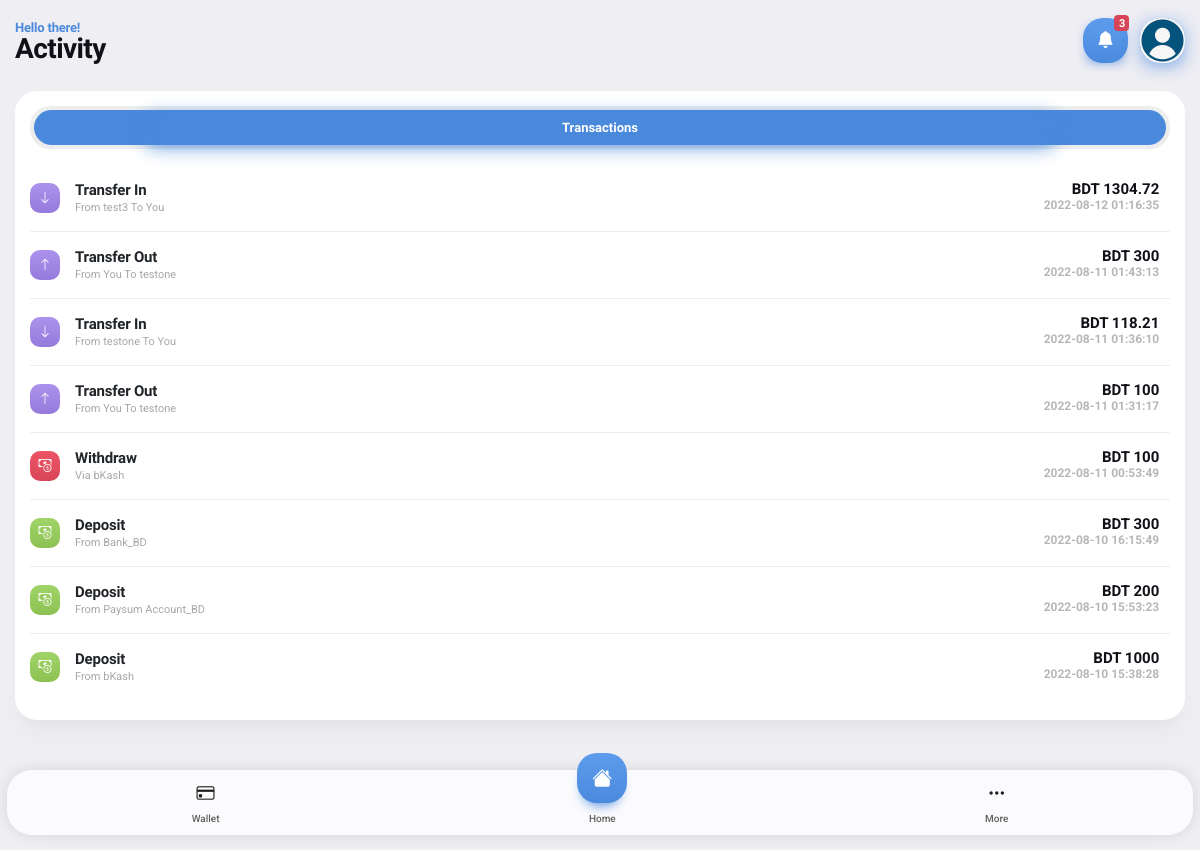
Page /activity.php (signed in) on the committed database.
### tables this page shows
CREATE TABLE `transactions` (
  `transaction_id` int(11) NOT NULL,
  `transaction_type` enum('deposit','transfer','withdraw') NOT NULL COMMENT 'deposit, withdraw, transfer',
  `transaction_hash` varchar(500) DEFAULT NULL,
  `transaction_signature` varchar(500) DEFAULT NULL,
  `from_customer_id` int(11) NOT NULL,
  `to_customer_id` int(11) NOT NULL,
  `transaction_amount` int(11) NOT NULL,
  `transaction_amount_type` varchar(20) NOT NULL,
  `transaction_from_country_id` int(11) NOT NULL,
  `transaction_to_country_id` int(11) NOT NULL,
  `transaction_charge` int(11) NOT NULL,
  `transaction_date_time` datetime NOT NULL
);

CREATE TABLE `customers` (
  `customer_id` int(11) NOT NULL,
  `customer_name` varchar(100) DEFAULT NULL,
  `customer_dob` date DEFAULT NULL,
  `customer_phone` varchar(50) DEFAULT NULL,
  `customer_gender` varchar(10) DEFAULT NULL,
  `customer_address` varchar(256) DEFAULT NULL,
  `customer_country_id` int(10) DEFAULT NULL,
  `customer_email` varchar(100) NOT NULL,
  `customer_username` varchar(50) NOT NULL,
  `customer_password` varchar(300) NOT NULL,
  `registration_datetime` datetime NOT NULL
);

CREATE TABLE `accounts` (
  `account_id` int(11) NOT NULL,
  `country_id` int(11) NOT NULL,
  `account_name` varchar(20) NOT NULL
);

### inc/config.inc.php (called while the page is built, shortened)
<?php
function connectDB()
{
	$conn = new mysqli(DB_SERVER, DB_USERNAME, DB_PASSWORD, DB_NAME);
	return $conn;
}
function getRates($file='inc/rates.json')
{
	$json = file_get_contents($file);
	$json_data = json_decode($json,true);
	$rates = $json_data['rates'];
	return $rates;
}
function convertRate($amount, $currencyType, $convertTo='USD')
{
	$rates = getRates();
	$currencyTypeAmount = $rates[$currencyType];
	return ["amount"=> round((($amount / $currencyTypeAmount)*$rates[$convertTo]), 2), "type"=>$convertTo];
}
function getUserData($searchValue, $search_type='customer_id')
{
	if ($searchValue) {
		$conn = connectDB();
		$q1 = "SELECT * FROM customers WHERE ".$search_type."=?";
		$stmt1 = $conn->prepare($q1);
		if ($search_type=='customer_id') {
			$stmt1->bind_param('i',$searchValue);
		}else{
			$stmt1->bind_param('s',$searchValue);
		}
		$stmt1->execute();
		$result1 = $stmt1->get_result();
			$datas = $result1->fetch_assoc();
			$whiteListed = [
				'customer_id' => $datas['customer_id'],
				'customer_email' => $datas['customer_email'],
				'customer_name' => $datas['customer_name'],
				'customer_phone' => $datas['customer_phone'],
				'customer_username' => $datas['customer_username'],
				'customer_country_id' => $datas['customer_country_id'],
			];
			return $whiteListed;
	}
	return false;
}
function getCountryData($country_id)
{
	$conn = connectDB();
	$q1 = "SELECT * FROM country WHERE country_id=? ";
	$stmt1 = $conn->prepare($q1);
	$stmt1->bind_param('i',$country_id);
	$stmt1->execute();
	$result1 = $stmt1->get_result();
	$datas = $result1->fetch_assoc();
	return $datas;
}
function getAccountByAccountId($accountId)
{
	$conn = connectDB();
	$q1 = "SELECT * FROM accounts WHERE account_id=? ";
	$stmt1 = $conn->prepare($q1);
	$stmt1->bind_param('i',$accountId);
	$stmt1->execute();
	$result1 = $stmt1->get_result();
	$datas = $result1->fetch_assoc();
	return $datas;
}
function getTransactions($customerId, $limit=null, $transaction_id = null){
	$conn = connectDB();
	$transactions = [];
	$q1 = "SELECT * FROM transactions WHERE from_customer_id='$customerId' OR to_customer_id='$customerId' ORDER BY transaction_date_time DESC";
	$result1 = $conn->query($q1);
	if ($result1->num_rows > 0) {
		while($row1 = $result1->fetch_assoc()) {
				$transactions[]=$row1;
		}
	}
	return $transactions;
}

### activity.php (the view, shortened to what this page needs)
<?php
require_once 'inc/config.inc.php';
$customer_id = $_SESSION['userData']['customer_id'];
$customerData = getUserData($customer_id);
$countryData = getCountryData($customerData['customer_country_id']);
$transactions = getTransactions($customerData['customer_id']);
?>
<?php require_once 'inc/header.inc.php'; ?>
    <?php require_once 'inc/footer_bar.inc.php'; ?>
    <div class="page-content footer-clear">
        <?php require_once 'inc/page_title.inc.php'; ?>
        <div class="card card-style">
            <div class="content">
                <div class="tabs tabs-pill" id="tab-group-2">
                    <div class="tab-controls rounded-m p-1 overflow-visible">
                        <a class="font-13 rounded-m shadow-bg shadow-bg-s" data-bs-toggle="collapse" href="#tab-4" aria-expanded="true">Transactions</a>
                    </div>
                    <div class="collapse show" id="tab-4" data-bs-parent="#tab-group-2">
                        <div class="list-group list-custom list-group-m list-group-flush rounded-xs">
                            <?php
                            foreach ($transactions as $transaction) {
                                if ($transaction['transaction_type']=="deposit" && $transaction['to_customer_id']==$customer_id) {
                            ?>
                            <a href="#" class="list-group-item">
                                <i class="has-bg gradient-green color-white rounded-xs bi bi-cash-coin"></i>
                                <div><strong>Deposit</strong><span> From <?=getAccountByAccountId($transaction['from_customer_id'])['account_name']?></span> </div>
                                <span class="badge bg-transparent color-theme text-end font-15">
                                   <?=$transaction['transaction_amount_type']?> <?=$transaction['transaction_amount']?> <br>
                                   <em class="fst-normal font-12 opacity-30"><?=$transaction['transaction_date_time']?></em>
                                </span>
                            </a>
                            <?php }else if ($transaction['transaction_type']=="withdraw" && $transaction['from_customer_id']==$customer_id) { ?>
                                <a href="#" class="list-group-item">
                                    <i class="has-bg gradient-red color-white rounded-xs bi bi-cash-coin"></i>
                                    <div><strong>Withdraw</strong><span> Via <?=getAccountByAccountId($transaction['to_customer_id'])['account_name']?></span> </div>
                                    <span class="badge bg-transparent color-theme text-end font-15">
                                       <?=$transaction['transaction_amount_type']?> <?=$transaction['transaction_amount']?> <br>
                                       <em class="fst-normal font-12 opacity-30"><?=$transaction['transaction_date_time']?></em>
                                    </span>
                                </a>
                           <?php }else if ($transaction['transaction_type']=="transfer") {
                            $from = "";
                            $to = "";
                            $suffix = "";
                            $iconClass = "bi-suffle";
                            $transactionAmountType = $transaction['transaction_amount_type'];
                            $transactionAmount = $transaction['transaction_amount'];
                            if ($transaction['from_customer_id']==$customer_id) {
                                $from = "You";
                                $to = getUserData($transaction['to_customer_id'])['customer_username'];
                                $suffix = "Out";
                                $iconClass = "bi-arrow-up";
                            }else{
                                $from = getUserData($transaction['from_customer_id'])['customer_username'];
                                $to = "You";
                                $suffix = "In";
                                $iconClass = "bi-arrow-down";
                                if ($transaction['transaction_amount_type']!= $countryData['country_currency']) {
                                    $convertedTransaction = convertRate($transactionAmount, $transactionAmountType, $countryData['country_currency']);
                                    $transactionAmountType = $convertedTransaction['type'];
                                    $transactionAmount = $convertedTransaction['amount'];
                                }
                            }
                            ?>
                                <a href="#" class="list-group-item">
                                    <i class="has-bg gradient-magenta color-white rounded-xs bi <?=$iconClass?>"></i>
                                    <div><strong>Transfer <?=$suffix?></strong><span> From <?=$from?> To <?=$to?> </span> </div>
                                    <span class="badge bg-transparent color-theme text-end font-15">
                                       <?=$transactionAmountType?> <?=$transactionAmount?> <br>
                                       <em class="fst-normal font-12 opacity-30"><?=$transaction['transaction_date_time']?></em>
                                    </span>
                                </a>
                           <?php } ?>
                        <?php } ?>
                        </div>
                    </div>
                </div>
            </div>
        </div>
    </div>
</div>
</body>

### rows in the picture
transactions: from_customer "In", from_customer.customer_username "test3", from_customer "You", transactionAmountType "BDT", transactionAmount "1304.72", transaction_date_time "2022-08-12 01:16:35"
transactions: from_customer "Out", from_customer "You", to_customer.customer_username "testone", transaction_amount_type "BDT", transaction_amount "300", transaction_date_time "2022-08-11 01:43:13"
transactions: from_customer "In", from "testone", from_customer "You", transactionAmountType "BDT", transactionAmount "118.21", transaction_date_time "2022-08-11 01:36:10"
transactions: from_customer "Out", from_customer "You", to "testone", transaction_amount_type "BDT", transaction_amount "100", transaction_date_time "2022-08-11 01:31:17"
transactions: to_customer.account_name "bKash", transaction_amount_type "BDT", transaction_amount "100", transaction_date_time "2022-08-11 00:53:49"
transactions: from_customer.account_name "Bank_BD", transaction_amount_type "BDT", transaction_amount "300", transaction_date_time "2022-08-10 16:15:49"
transactions: from_customer.account_name "Paysum Account_BD", transaction_amount_type "BDT", transaction_amount "200", transaction_date_time "2022-08-10 15:53:23"
transactions: from_customer.account_name "bKash", transaction_amount_type "BDT", transaction_amount "1000", transaction_date_time "2022-08-10 15:38:28"

### other values in the picture
$title "Activity"
